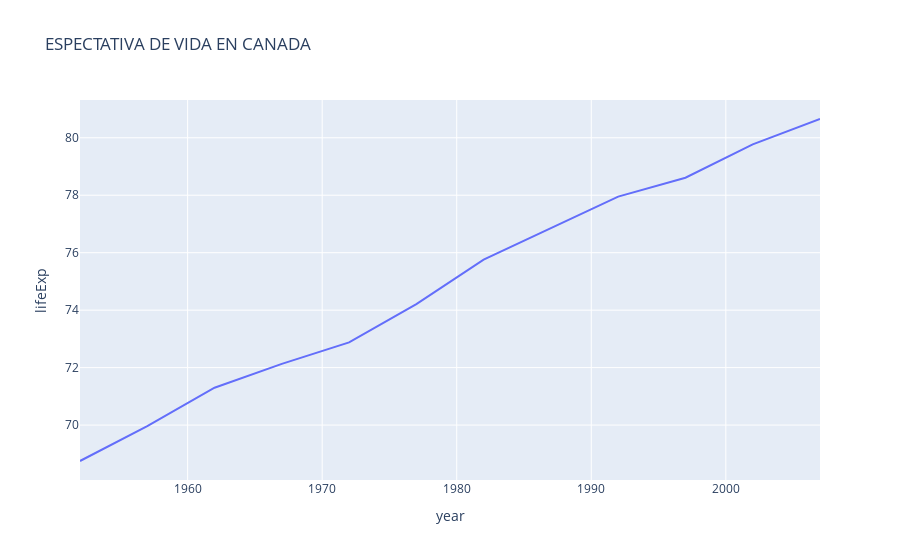

Notebook source saved alongside this figure:
### Code cell
df = px.data.gapminder().query("country=='Canada'")
fig = px.line(df, x="year", y="lifeExp", title='ESPECTATIVA DE VIDA EN CANADA')
fig.show()

### Figure 1 — Plotly figure (JSON) as saved in the notebook; plotly's stock layout.template omitted (floating-point values rounded to 4 significant figures)
{"data": [{"hovertemplate": "year=%{x}<br>lifeExp=%{y}<extra></extra>", "legendgroup": "", "line": {"color": "#636efa", "dash": "solid"}, "mode": "lines", "name": "", "orientation": "v", "showlegend": false, "type": "scatter", "x": [1952, 1957, 1962, 1967, 1972, 1977, 1982, 1987, 1992, 1997, 2002, 2007], "xaxis": "x", "y": [68.75, 69.96, 71.3, 72.13, 72.88, 74.21, 75.76, 76.86, 77.95, 78.61, 79.77, 80.65], "yaxis": "y"}], "layout": {"legend": {"tracegroupgap": 0}, "title": {"text": "ESPECTATIVA DE VIDA EN CANADA"}, "xaxis": {"anchor": "y", "domain": [0, 1], "title": {"text": "year"}}, "yaxis": {"anchor": "x", "domain": [0, 1], "title": {"text": "lifeExp"}}}}
